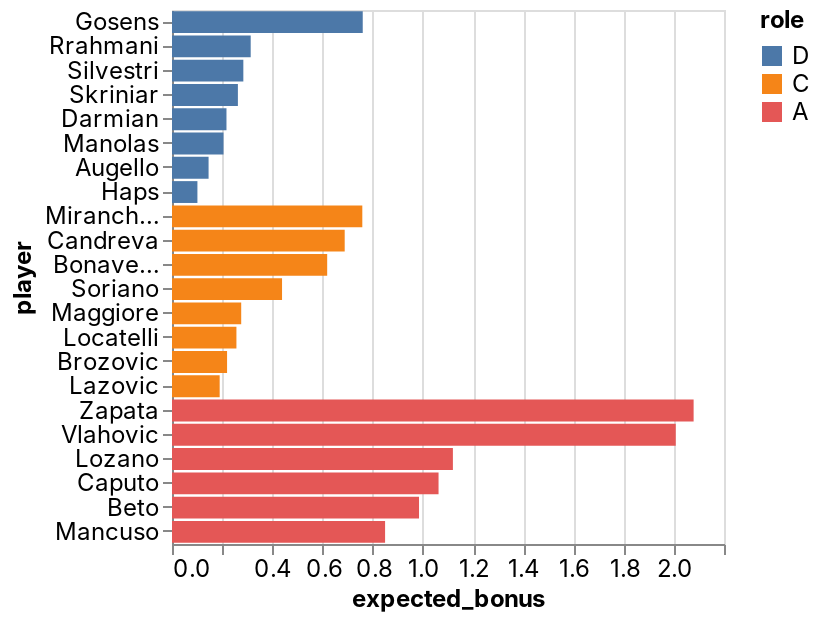

Write notebook code for a chart like this one.
### Code cell
_deepnote_run_altair(team, """{"$schema":"https://vega.github.io/schema/vega-lite/v4.json","mark":{"type":"bar","tooltip":{"content":"data"}},"height":220,"autosize":{"type":"fit"},"data":{"name":"placeholder"},"encoding":{"x":{"field":"expected_bonus","type":"quantitative","sort":null,"scale":{"type":"linear","zero":false}},"y":{"field":"player","type":"nominal","sort":null,"scale":{"type":"linear","zero":true}},"color":{"field":"role","type":"nominal","sort":null,"scale":{"type":"linear","zero":false}}}}""")

### Figure 1 — Vega-Lite specification as saved in the notebook (floating-point values rounded to 4 significant figures)
{"config": {"view": {"continuousWidth": 400, "continuousHeight": 300}, "area": {"fill": "#51C0E9"}, "axis": {"labelFont": "Inter, sans-serif", "labelFontSize": 12, "labelFontWeight": "normal", "labelLimit": 60, "labelOverlap": "greedy", "titleFont": "Inter, sans-serif", "titleFontSize": 12, "titleFontWeight": "bold"}, "background": "#ffffff", "legend": {"labelFont": "Inter, sans-serif", "labelFontSize": 12, "titleFont": "Inter, sans-serif", "titleFontSize": 12, "titleFontWeight": "bold"}, "line": {"stroke": "#51C0E9", "strokeWidth": 2}, "rect": {"fill": "#51C0E9"}, "title": {"anchor": "start", "color": "#000000", "font": "Inter, sans-serif", "fontSize": 22, "fontWeight": "normal"}}, "data": {"name": "data-ff89b93c7cdbfd8f0dddafc9f5a9388e"}, "mark": {"type": "bar", "tooltip": {"content": "data"}}, "autosize": {"type": "fit"}, "encoding": {"color": {"type": "nominal", "field": "role", "scale": {"type": "linear", "zero": false}, "sort": null}, "x": {"type": "quantitative", "field": "expected_bonus", "scale": {"type": "linear", "zero": false}, "sort": null}, "y": {"type": "nominal", "field": "player", "scale": {"type": "linear", "zero": true}, "sort": null}}, "height": 300, "width": "container", "$schema": "https://vega.github.io/schema/vega-lite/v4.json", "datasets": {"data-ff89b93c7cdbfd8f0dddafc9f5a9388e": [{"fanta_team": "AI sereje ja dejeDe jebe tu de jebere", "role": "D", "player": "Gosens", "team": "Atalanta", "opponent": "Cagliari", "date": "2022-02-06T00:00:00", "expected_bonus": 0.7602}, {"fanta_team": "AI sereje ja dejeDe jebe tu de jebere", "role": "D", "player": "Rrahmani", "team": "Napoli", "opponent": "Venezia", "date": "2022-02-06T00:00:00", "expected_bonus": 0.3137}, {"fanta_team": "AI sereje ja dejeDe jebe tu de jebere", "role": "D", "player": "Silvestri", "team": "Bologna", "opponent": "Empoli", "date": "2022-02-06T00:00:00", "expected_bonus": 0.2843}, {"fanta_team": "AI sereje ja dejeDe jebe tu de jebere", "role": "D", "player": "Skriniar", "team": "Inter", "opponent": "AC Milan", "date": "2022-02-06T00:00:00", "expected_bonus": 0.2626}, {"fanta_team": "AI sereje ja dejeDe jebe tu de jebere", "role": "D", "player": "Darmian", "team": "Inter", "opponent": "AC Milan", "date": "2022-02-06T00:00:00", "expected_bonus": 0.2171}, {"fanta_team": "AI sereje ja dejeDe jebe tu de jebere", "role": "D", "player": "Manolas", "team": "Napoli", "opponent": "Venezia", "date": "2022-02-06T00:00:00", "expected_bonus": 0.2053}, {"fanta_team": "AI sereje ja dejeDe jebe tu de jebere", "role": "D", "player": "Augello", "team": "Sampdoria", "opponent": "Sassuolo", "date": "2022-02-06T00:00:00", "expected_bonus": 0.1458}, {"fanta_team": "AI sereje ja dejeDe jebe tu de jebere", "role": "D", "player": "Haps", "team": "Venezia", "opponent": "Napoli", "date": "2022-02-06T00:00:00", "expected_bonus": 0.1013}, {"fanta_team": "AI sereje ja dejeDe jebe tu de jebere", "role": "C", "player": "Miranchuk", "team": "Atalanta", "opponent": "Cagliari", "date": "2022-02-06T00:00:00", "expected_bonus": 0.7585}, {"fanta_team": "AI sereje ja dejeDe jebe tu de jebere", "role": "C", "player": "Candreva", "team": "Sampdoria", "opponent": "Sassuolo", "date": "2022-02-06T00:00:00", "expected_bonus": 0.6883}, {"fanta_team": "AI sereje ja dejeDe jebe tu de jebere", "role": "C", "player": "Bonaventura", "team": "Fiorentina", "opponent": "Lazio", "date": "2022-02-06T00:00:00", "expected_bonus": 0.6185}, {"fanta_team": "AI sereje ja dejeDe jebe tu de jebere", "role": "C", "player": "Soriano", "team": "Bologna", "opponent": "Empoli", "date": "2022-02-06T00:00:00", "expected_bonus": 0.4386}, {"fanta_team": "AI sereje ja dejeDe jebe tu de jebere", "role": "C", "player": "Maggiore", "team": "Spezia", "opponent": "Salernitana", "date": "2022-02-06T00:00:00", "expected_bonus": 0.2758}, {"fanta_team": "AI sereje ja dejeDe jebe tu de jebere", "role": "C", "player": "Locatelli", "team": "Juventus", "opponent": "Verona", "date": "2022-02-06T00:00:00", "expected_bonus": 0.2568}, {"fanta_team": "AI sereje ja dejeDe jebe tu de jebere", "role": "C", "player": "Brozovic", "team": "Inter", "opponent": "AC Milan", "date": "2022-02-06T00:00:00", "expected_bonus": 0.2195}, {"fanta_team": "AI sereje ja dejeDe jebe tu de jebere", "role": "C", "player": "Lazovic", "team": "Verona", "opponent": "Juventus", "date": "2022-02-06T00:00:00", "expected_bonus": 0.19}, {"fanta_team": "AI sereje ja dejeDe jebe tu de jebere", "role": "A", "player": "Zapata", "team": "Atalanta", "opponent": "Cagliari", "date": "2022-02-06T00:00:00", "expected_bonus": 2.079}, {"fanta_team": "AI sereje ja dejeDe jebe tu de jebere", "role": "A", "player": "Vlahovic", "team": "Fiorentina", "opponent": "Lazio", "date": "2022-02-06T00:00:00", "expected_bonus": 2.008}, {"fanta_team": "AI sereje ja dejeDe jebe tu de jebere", "role": "A", "player": "Lozano", "team": "Napoli", "opponent": "Venezia", "date": "2022-02-06T00:00:00", "expected_bonus": 1.12}, {"fanta_team": "AI sereje ja dejeDe jebe tu de jebere", "role": "A", "player": "Caputo", "team": "Sampdoria", "opponent": "Sassuolo", "date": "2022-02-06T00:00:00", "expected_bonus": 1.062}, {"fanta_team": "AI sereje ja dejeDe jebe tu de jebere", "role": "A", "player": "Beto", "team": "Udinese", "opponent": "Torino", "date": "2022-02-06T00:00:00", "expected_bonus": 0.9845}, {"fanta_team": "AI sereje ja dejeDe jebe tu de jebere", "role": "A", "player": "Mancuso", "team": "Empoli", "opponent": "Bologna", "date": "2022-02-06T00:00:00", "expected_bonus": 0.8492}]}}
